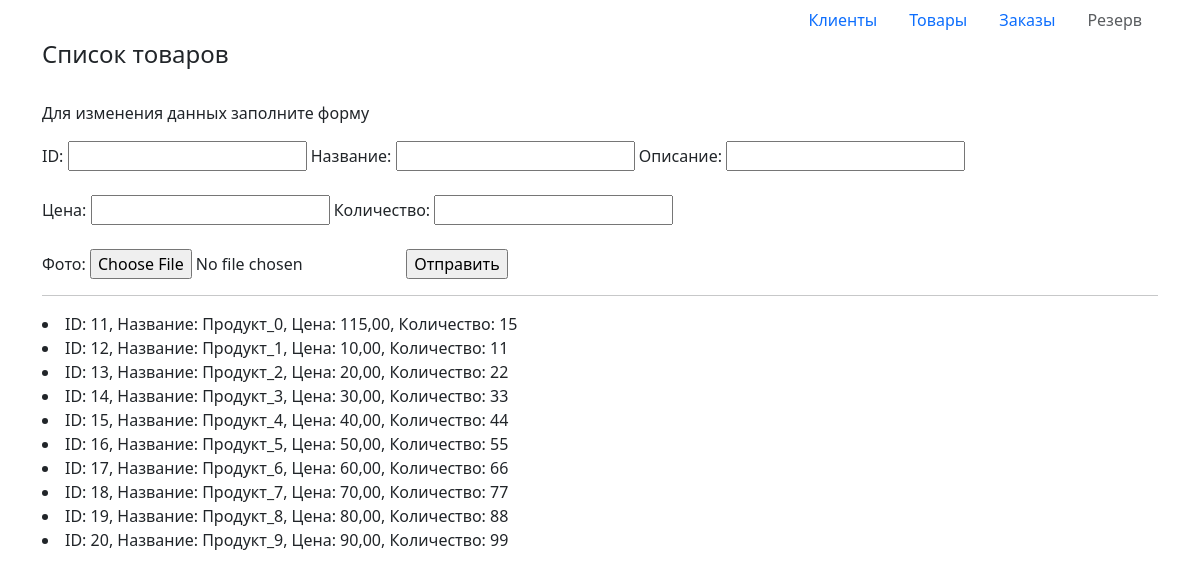
Before: /products/ with the older database file.
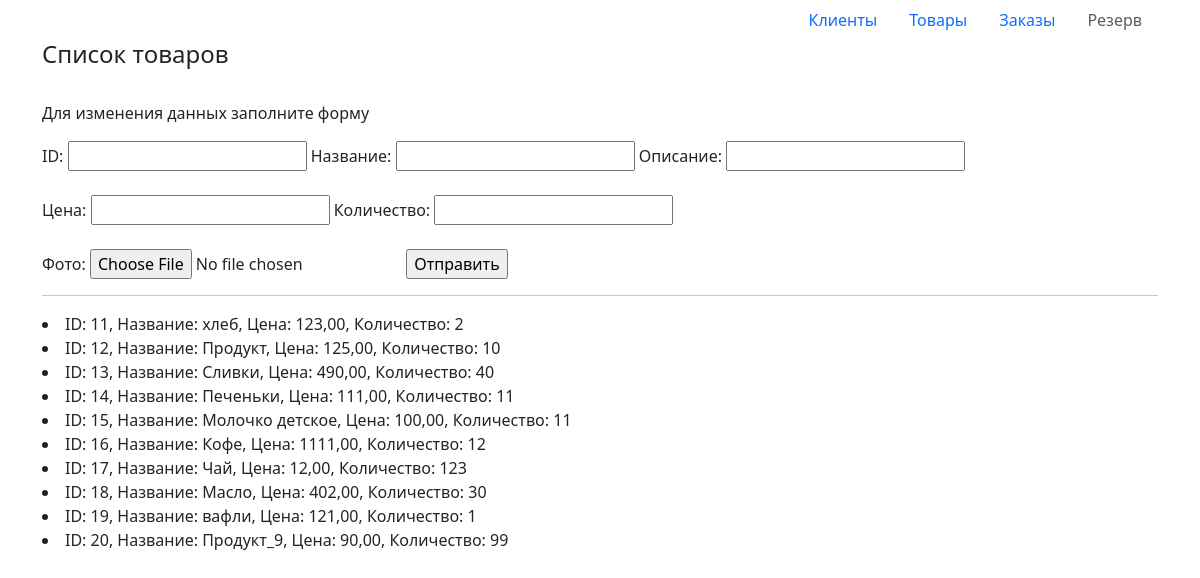
After: the same page with the newer database file.
### gb_hw/models.py (models this page shows, shortened)
class Product(models.Model):
    product_name = models.CharField(max_length=200, null=True)
    description = models.CharField(max_length=200, null=True)
    price = models.DecimalField(max_digits=8, decimal_places=2)
    count = models.IntegerField()
    date_added = models.DateTimeField(auto_now_add=True)
    image = models.ImageField(upload_to='products/', default="products/")

### gb_hw/views.py (the view, shortened to what this page needs)
# urls.py: path('products/', ProductList.as_view(), name='products'),
class ProductList(View):
    def get(self, request):
        form = UpdateProductForm()
        message = "Для изменения данных заполните форму"
        products = Product.objects.all()
        context = {'products': products, 'form': form, 'message': message}
        return render(request, 'gb_hw/products.html', context)

### gb_hw/forms.py
class UpdateProductForm(forms.Form):
    id = forms.IntegerField(max_value=99999)
    product_name = forms.CharField(max_length=50)
    description = forms.CharField(max_length=200)
    price = forms.DecimalField(max_digits=8, decimal_places=2)
    count = forms.IntegerField(max_value=99999)
    image = forms.ImageField()

### gb_hw/templates/gb_hw/products.html (shortened to what this page needs)
{% extends 'gb_hw/base.html' %}
{% block content %}
<div class="container">
    <h4>Список товаров</h4>
    <br>
    <p>{{ message }}</p>
    <form method="post" enctype="multipart/form-data">
        <div>
            <label>ID:</label>
            {{ form.id }}
            <label>Название:</label>
            {{ form.product_name }}
            <label>Описание:</label>
            {{ form.description }}
        </div>
        <br>
        <div>
            <label>Цена:</label>
            {{ form.price }}
            <label>Количество:</label>
            {{ form.count }}
        </div>
        <br>
        <div>
            <label>Фото:</label>
            {{ form.image }}
            <input type="submit" value="Отправить">
        </div>
    </form>
    <hr>
    {% for product in products %}
        <li>ID: {{ product.pk }}, Название: {{ product.product_name }},
            Цена: {{ product.price }}, Количество: {{ product.count }}
        </li>
    {% endfor %}
</div>
{% endblock %}

Changed rows visible on the page:
changed Product id 11: product_name "Продукт_0" → "хлеб"; price "115,00" → "123,00"; count "15" → "2"
changed Product id 12: product_name "Продукт_1" → "Продукт"; price "10,00" → "125,00"; count "11" → "10"
changed Product id 13: product_name "Продукт_2" → "Сливки"; price "20,00" → "490,00"; count "22" → "40"
changed Product id 14: product_name "Продукт_3" → "Печеньки"; price "30,00" → "111,00"; count "33" → "11"
changed Product id 15: product_name "Продукт_4" → "Молочко детское"; price "40,00" → "100,00"; count "44" → "11"
changed Product id 16: product_name "Продукт_5" → "Кофе"; price "50,00" → "1111,00"; count "55" → "12"
changed Product id 17: product_name "Продукт_6" → "Чай"; price "60,00" → "12,00"; count "66" → "123"
changed Product id 18: product_name "Продукт_7" → "Масло"; price "70,00" → "402,00"; count "77" → "30"
changed Product id 19: product_name "Продукт_8" → "вафли"; price "80,00" → "121,00"; count "88" → "1"
